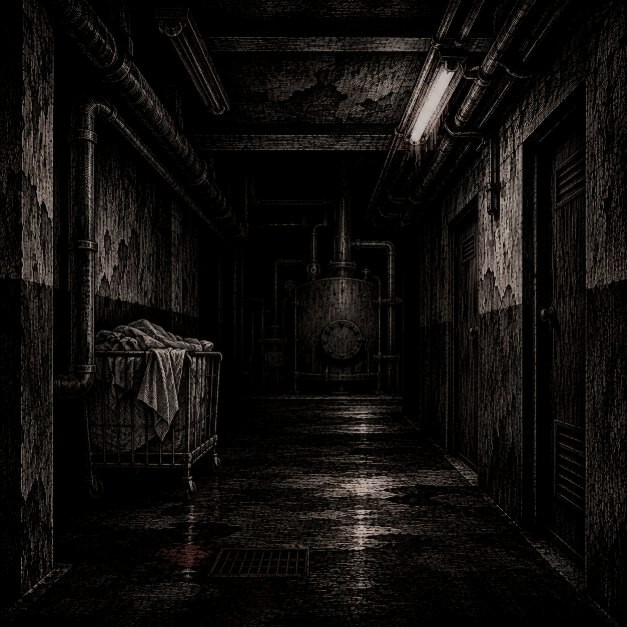
#> input picture img/basement_a2.jpg, 627 x 627 px
$ python flick.py ../img/basement_a2.jpg ../img/basement_a5.jpg ../img/basement_a5.jpg ../img/basement_a5.jpg
#> lines starting #> are read from the running program, lines starting #| are printed output that depends on the picture
"""Lamp flicker made from ONE picture: the lit tube is found by its brightness, and the frames only change how
bright the tube and its glow on the ceiling are. Lines, stains and shadows are never redrawn.
usage: python flick.py <base image> <out folder> <key>"""
import sys, os
import numpy as np
from PIL import Image, ImageFilter

src, out, key = sys.argv[1], sys.argv[2], sys.argv[3]
ROOM = len(sys.argv) > 4 and sys.argv[4] == 'room'   # 'room' = the lamp lights the whole picture
im = Image.open(src).convert('RGB')
#> im is the input picture: PIL image 627x627 RGB; mean R, G, B 16.4, 14.3, 12.8
W, H = im.size
#> W = 627; H = 627
a = np.asarray(im, dtype=np.float32)
lum = np.asarray(im.convert('L'), dtype=np.float32)
yy, xx = np.mgrid[0:H, 0:W].astype(np.float32)
# the lit tube: the very bright pixels in the right half, upper part
tube = ((lum > 205) & (xx > 0.58 * W) & (yy < 0.64 * H)).astype(np.float32)
#> tube: shape (627, 627) float32; every value is 0
blur = lambda m, r: np.asarray(Image.fromarray((np.clip(m, 0, 1) * 255).astype(np.uint8)).filter(ImageFilter.GaussianBlur(r)), dtype=np.float32) / 255
hot = ((lum > 238) & (xx > 0.58 * W) & (yy < 0.64 * H)).astype(np.float32)
core = np.clip(blur(hot, 2.5) * 1.5, 0, 1)         # the tube itself (only the white-hot part)
L0 = float(np.percentile(lum[(xx < 0.5 * W) & (yy > 0.3 * H) & (yy < 0.6 * H)], 60))  # the plain ceiling's brightness
#> L0 = 8
TUBE_OFF = np.array([92, 88, 80], dtype=np.float32)  # an unlit tube: dull grey glass
near = blur(tube, 0.035 * W); near = near / near.max()   # the glow close to it
#> after `near = near / near.max()`: near: shape (627, 627) float32; every value is NaN or infinite
wide = blur(tube, 0.30 * W); wide = wide / wide.max()    # the light it throws across the ceiling
print('tube pixels: %.2f%%' % (tube.mean() * 100))
#| tube pixels: 0.00%


def frame(level):
    """level 1 = as drawn, 0 = tube off, >1 = flare"""
#> called with level = 1
    d = 1 - level
    # the glow on the ceiling: take away the brightness ABOVE the ceiling's own level, so a lit patch fades to the
    # plain ceiling instead of turning into a dark stain; plus a gentle overall dimming on that side of the room
    reach = np.clip(wide * 2.2, 0, 1)   # wide and soft, so no edge shows where the glow used to be
    new = lum - d * 0.9 * np.maximum(lum - L0, 0) * reach
    k = (new / np.maximum(lum, 1)) * (1 - d * 0.20 * wide)
    if ROOM:   # this lamp is the only light in the room: when it goes, the whole room goes with it
        k = np.full_like(lum, 0.07 + 0.93 * min(level, 1.0) + 0.22 * max(level - 1, 0))
    o = a * np.clip(k, 0.05, 1.6)[..., None]
#> o: shape (627, 627, 3) float32; every value is NaN or infinite
    c = core[..., None]
    glass = TUBE_OFF * (0.9 + 0.1 * (lum[..., None] / 255))
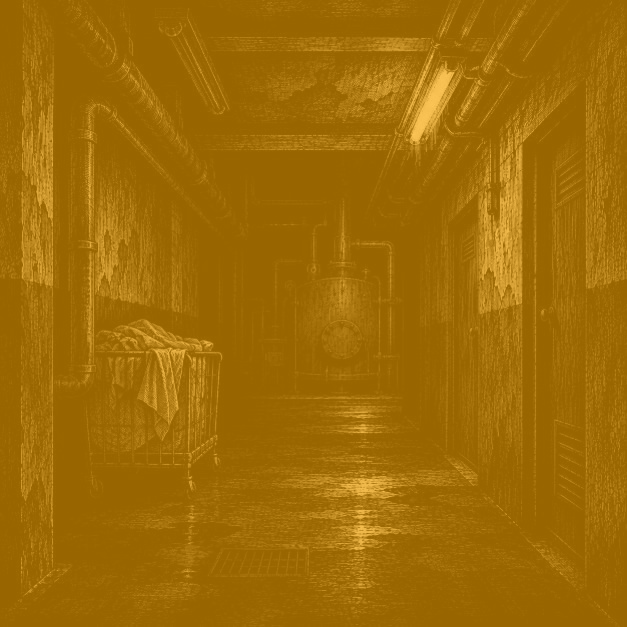
#> glass: shape (627, 627, 3) float32; mean of channels 0, 1, 2 83.2, 79.9, 72.4; drawn with min black and max white
    o = o * (1 - c) + (glass + (a - glass) * max(level, 0)) * c   # the tube: from white down to dull grey glass
    if level > 1:
        o = o + (level - 1) * 150 * near[..., None] + (level - 1) * 40 * wide[..., None]
    return Image.fromarray(np.clip(o, 0, 255).astype(np.uint8))
#> returned value: PIL image 627x627 RGB; every value is 0


levels = [1, 0.75, 0.5, 0.25, 0.06, 1.12, 1.28]
frames = [frame(v) for v in levels]
#> frames = 7 items
for i, f in enumerate(frames):
    f.save(os.path.join(out, '%s_k%d.png' % (key, i + 1)))
#> this loop made 7 passes
sh = Image.new('RGB', (260 * 7, 260))
#> sh: PIL image 1820x260 RGB; every value is 0
for i, f in enumerate(frames):
    sh.paste(f.resize((260, 260)), (i * 260, 0))
sh.save(os.path.join(out, key + '_levels.jpg'), quality=82)
seq = [0, 2, 0, 4, 3, 0, 0, 5, 0, 1, 4, 6, 0, 0]
dur = [900, 70, 110, 90, 70, 500, 300, 70, 400, 60, 100, 80, 700, 300]
frames[0].resize((560, 560)).save(os.path.join(out, key + '_flicker.gif'), save_all=True,
                                  append_images=[frames[i].resize((560, 560)) for i in seq[1:]], duration=dur, loop=0)
